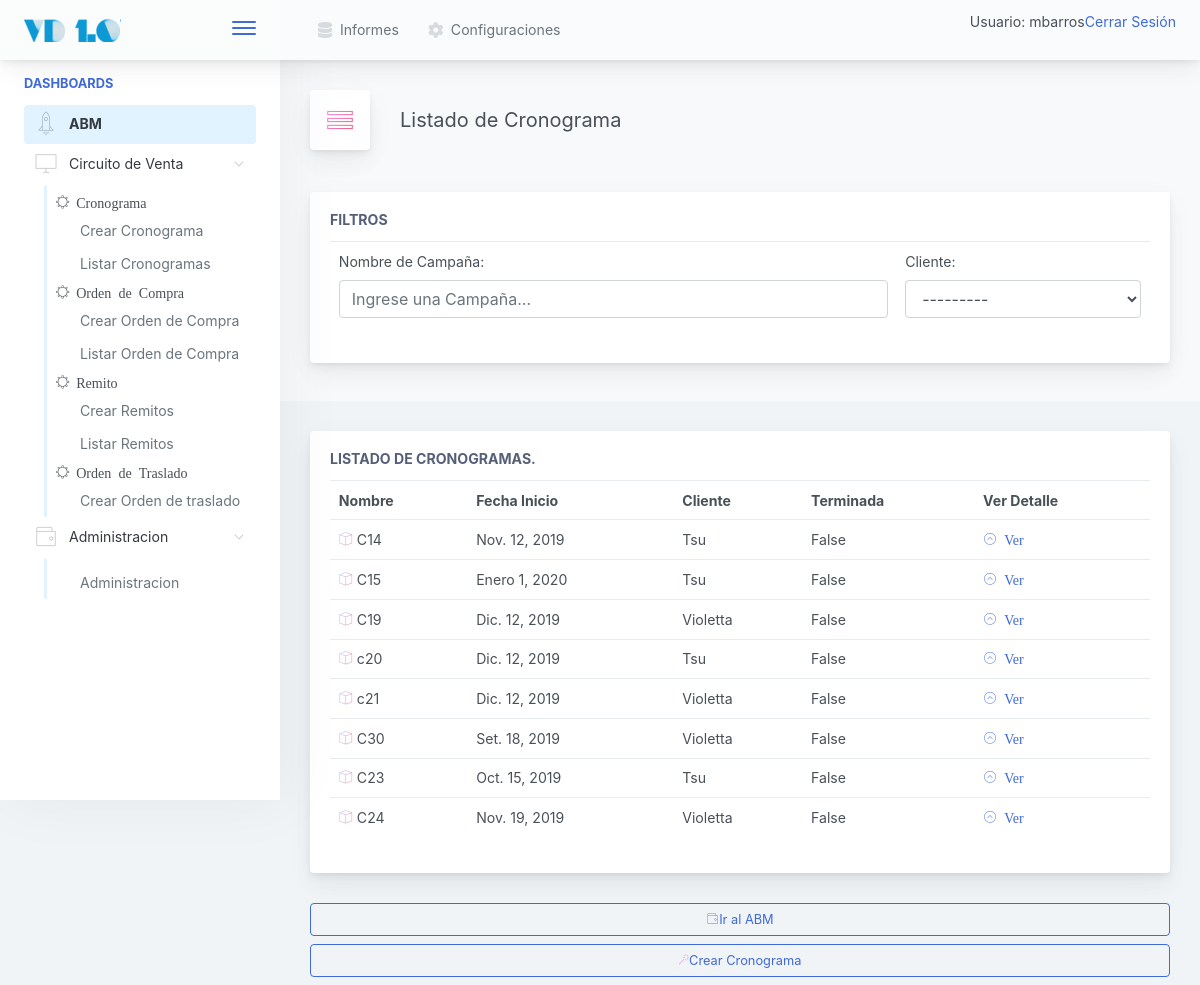
Before: /venta/cronograma/listar/ (signed in) with the older database file.
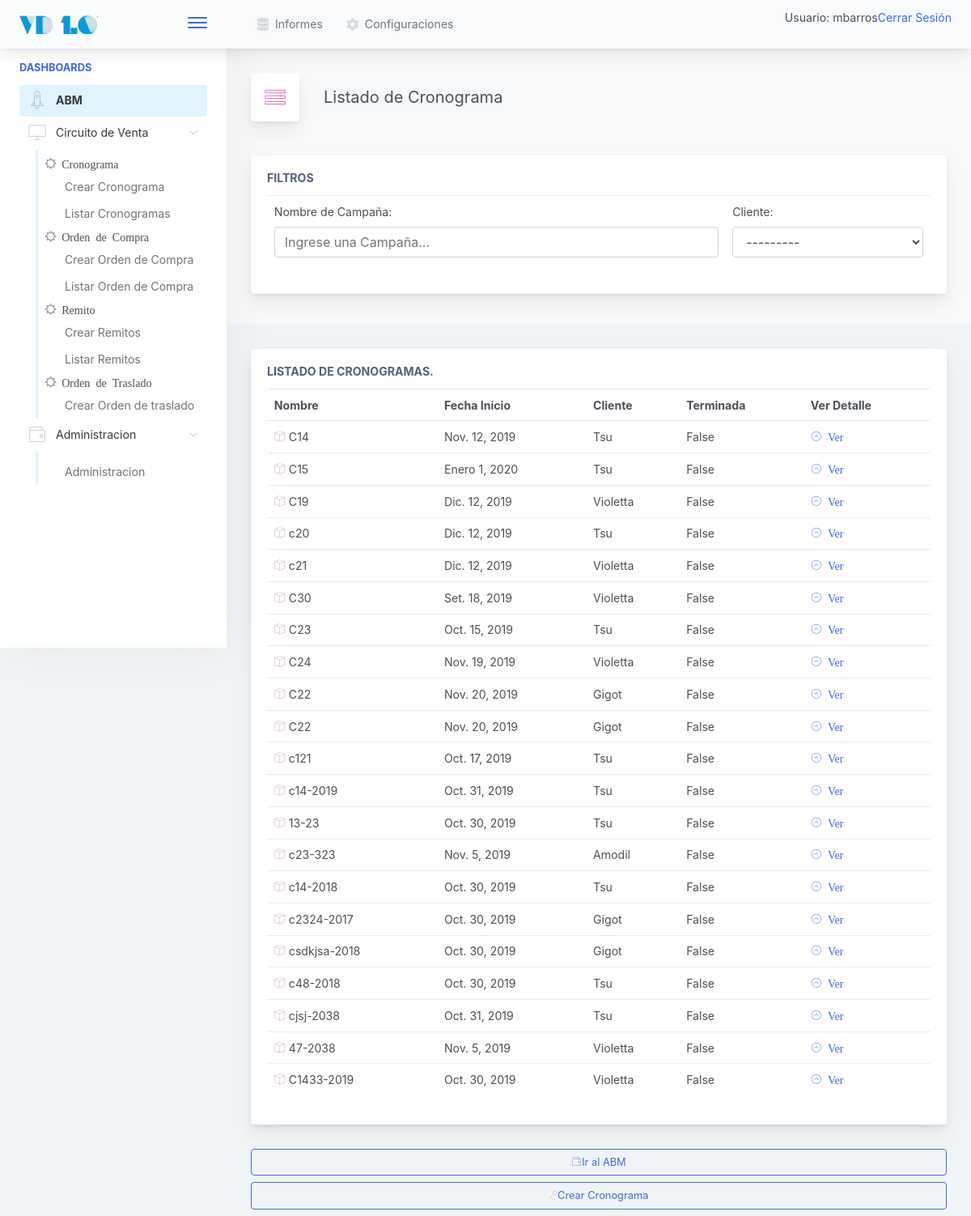
After: the same page with the newer database file.
### venta/models.py (models this page shows)
class Cronograma(models.Model):
	nombre  		= models.CharField(max_length=20)
	cliente 		= models.ForeignKey(Cliente, null=False, blank=False, on_delete=models.CASCADE)
	fecha_inicio 	= models.DateField(null=True, blank=True)
	terminada 		= models.BooleanField(default=False)
	def __str__(self):
		return self.nombre

### gral/models.py (models this page shows)
class Cliente(models.Model):
    razon_social      = models.CharField(max_length=150, unique=True)
    nombre_corto      = models.CharField(max_length=25, unique=True)
    cuit              = models.CharField(max_length=15, unique=True)
    direccion_fiscal  = models.CharField(max_length=250)
    direccion_entrega = models.CharField(max_length=250)
    condicion_iva     = models.CharField(max_length=100, blank=False, default='Responsable Inscripto')
    observaciones     = models.TextField(blank=True)
    def __str__(self):
        return self.nombre_corto

### venta/views.py (the view)
# urls.py: path('cronograma/listar/', CronogramaList.as_view(), name='CronogramaList'),
class CronogramaList(LoginRequiredMixin, ListView):
	model = Cronograma

### inicio/templates/venta/cronograma_list.html (shortened to what this page needs)
{% extends '../base.html' %}
{%  block cuerpo %}
<div class="app-page-title">
	<div class="page-title-heading">
		<div class="page-title-icon">
			<i class="pe-7s-menu icon-gradient bg-ripe-malin"> </i>
		</div>
		<div>Listado de Cronograma</div>
	</div>
	<br /> <br />
	<div class="main-card mb-2 card">
		<div class="card-body">
			<h5 class="card-title">Filtros</h5>
			<table class="table table-hover table-fixed">
				<tr>
					<td>
					<label for="filtroNombre">Nombre de Campaña:</label>
					<input type="text" class="form-control" id="filtroNombre"
						onkeyup="filtroNombreCliente()"
						placeholder="Ingrese una Campaña..."></td>
					<td>
					<label for="clientes_select">Cliente:</label>
					<select id="clientes_select" class="form-control"
						onchange="filtroNombreCliente()"></select></td>
				</tr>
			</table>
		</div>
	</div>
</div>
{% if object_list %}
<div class="main-card mb-3 card">
	<div class="card-body">
	<h5 class="card-title">Listado de cronogramas.</h5>
		<table class="table table-hover table-fixed" id="tablaResultado">
		  <tr>
		    <th>Nombre</th>
		    <th>Fecha Inicio</th>
		    <th>Cliente</th>
		    <th>Terminada</th>
		    <th>Ver Detalle</th>
		  </tr>
		      {% for cronograma in object_list %}
		   <tr>
		      <td><i class="pe-7s-box2 icon-gradient bg-amy-crisp">
		        </i>
		        {{cronograma}}
		      </td>
		      <td>
		        {{cronograma.fecha_inicio }}
		      </td>
		      <td>
		        {{cronograma.cliente}}
		      </td>
		      <td>
		        {{ cronograma.terminada }}
		      </td>
		      <td>
			      <a href="{% url 'venta:CronogramaDetail' pk=cronograma.id %}">
			      	<i class="pe-7s-angle-up-circle">
			      			Ver
			      	</i>
			      </a>
		      </td>
		    </tr>
		      {% endfor %}
		    {% else %}
		      <p>No hay registros para mostrar.</p>
		    {% endif %}
		</table>
	</div>
</div>
<a href="{% url 'inicio:abm' %}">
<button class="mb-2 mr-2 btn-transition btn btn-outline-primary btn-block">
		<i class="pe-7s-wallet icon-gradient bg-plum-plate"></i>Ir al ABM
</button>
</a>
<a href="{% url 'venta:CronogramaCreate' %}">
<button class="mb-2 mr-2 btn-transition btn btn-outline-primary btn-block">
		<i class="pe-7s-magic-wand icon-gradient bg-mixed-hopes"></i>Crear Cronograma
</button>
</a>
{% endblock %}

### inicio/templates/base.html (shortened to what this page needs)
{% load static %}
<!doctype html>
<html lang="en">
<head>
<link href="{% static 'css/main.css'%}" rel="stylesheet"></head>
<body>
    {% if user.is_authenticated %}
            <div class="app-container app-theme-white body-tabs-shadow fixed-sidebar fixed-header">
    {% else %}
        <div class="app-container app-theme-white body-tabs-shadow fixed-sidebar fixed-header closed-sidebar">
    {% endif %}
        <div class="app-header header-shadow">
            <div class="app-header__logo">
                <div class="logo-src"></div>
                <div class="header__pane ml-auto">
                    <div>
                        <button type="button" class="hamburger close-sidebar-btn hamburger--elastic" data-class="closed-sidebar">
                            <span class="hamburger-box">
                                <span class="hamburger-inner"></span>
                            </span>
                        </button>
                    </div>
                </div>
            </div>
                <div class="app-header__content">
                <div class="app-header-left">
                                               {% if user.is_authenticated %}
                    <ul class="header-menu nav">
                        <li class="nav-item">
                            <a href="javascript:void(0);" class="nav-link">
                                <i class="nav-link-icon fa fa-database"> </i>
                                Informes
                            </a>
                        </li>
                        <li class="dropdown nav-item">
                            <a href="{% url 'configuraciones:configuraciones' %}" class="nav-link">
                                <i class="nav-link-icon fa fa-cog"></i>
                                Configuraciones
                            </a>
                        </li>
                    </ul>
                 {% endif %}
                 </div>
                <div class="app-header-right">
                    <div class="header-btn-lg pr-0">
                        <div class="widget-content p-0">
                            <div class="widget-content-wrapper">
                                <div class="widget-content-left">
                                    <div class="btn-group">
    {% if user.is_authenticated %}
     <p>Usuario:  {{ user.get_username }}</p>
     <p><a href="{% url 'logout'%}?next={{request.path}}">Cerrar Sesión</a></p>
   {% else %}
     <p><a href="{% url 'login'%}?next={{request.path}}">Ingresar</a></p>
   {% endif %}
                                    </div>
                                </div>
                            </div>
                        </div>
                    </div>        </div>
            </div>
        </div>
               <div class="app-main">
                <div class="app-sidebar sidebar-shadow">
                        <div class="scrollbar-sidebar">
                        <div class="app-sidebar__inner">
                            {% if user.is_authenticated %}
                            <ul class="vertical-nav-menu">
                                <li class="app-sidebar__heading">Dashboards</li>
                                  <li>
                                     <a href="{% url 'inicio:abm' %}" class="mm-active">
                                        <i class="metismenu-icon pe-7s-rocket"></i>
                                        ABM
                                    </a>
                                </li>
                                <li>
                                    <a href="#">
                                        <i class="metismenu-icon pe-7s-monitor"></i>
                                        Circuito de Venta
                                        <i class="metismenu-state-icon pe-7s-angle-down caret-left"></i>
                                    </a>
                                    <ul>
                                    	<li><i class="pe-7s-settings">  Cronograma</i></li>
                                        <li>
                                            <a href="{% url 'venta:CronogramaCreate' %}">
                                                Crear Cronograma
                                            </a>
                                        </li>
                                         <li>
                                            <a href="{% url 'venta:CronogramaList' %}">
                                                Listar Cronogramas
                                            </a>
                                        </li>
                                    	<li><i class="pe-7s-settings">  Orden de Compra</i></li>
                                         <li>
                                            <a href="{% url 'venta:OrdenCompraCompleto' %}">
                                                Crear Orden de Compra
                                            </a>
                                        </li>
                                        <li>
                                            <a href="{% url 'venta:OrdenCompraList' %}">
                                                Listar Orden de Compra
                                            </a>
                                        </li>
                                    	<li><i class="pe-7s-settings">  Remito</i></li>
                                          <li>
                                            <a href="{% url 'venta:RemitoCrear' %}">
                                                Crear Remitos
                                            </a>
                                        </li>
                                        <li>
                                            <a href="{% url 'venta:RemitoListar' %}">
                                                Listar Remitos
                                            </a>
                                        </li>
                                        <li><i class="pe-7s-settings">  Orden de Traslado</i></li>
                                        <li>
                                            <a href="{% url 'venta:OrdenTrasladoCrear' %}">
                                                Crear Orden de traslado
                                            </a>
                                        </li>
                                    </ul>
                                                                    <li>
                                    <a href="#">
                                        <i class="metismenu-icon pe-7s-wallet"></i>
                                        Administracion
                                        <i class="metismenu-state-icon pe-7s-angle-down caret-left"></i>
                                    </a>
                                    <ul>
                                        <li>
                                            <a href="{% url 'admin:index' %}">
                                                Administracion
                                            </a>
                                        </li>
                                        </ul>
                                </li>
                            </ul>
                            {% endif %}
                        </div>
                    </div>
                </div>    <div class="app-main__outer">
                <div class="app-main__inner">
                                            {% if user.is_authenticated %}
			{% block cuerpo %}
			{% endblock %}
			{% else %}
			{% block sesion%}
			{% endblock %}
			{% endif %}
			</div>
    </div>
        </div>
    </div>
</body>
</html>

Changed rows visible on the page:
added Cronograma: nombre "C22", fecha_inicio "Nov. 20, 2019", cliente "Gigot", terminada "False"
added Cronograma: nombre "C22", fecha_inicio "Nov. 20, 2019", cliente "Gigot", terminada "False"
added Cronograma: nombre "c121", fecha_inicio "Oct. 17, 2019", cliente "Tsu", terminada "False"
added Cronograma: nombre "c14-2019", fecha_inicio "Oct. 31, 2019", cliente "Tsu", terminada "False"
added Cronograma: nombre "13-23", fecha_inicio "Oct. 30, 2019", cliente "Tsu", terminada "False"
added Cronograma: nombre "c23-323", fecha_inicio "Nov. 5, 2019", cliente "Amodil", terminada "False"
added Cronograma: nombre "c14-2018", fecha_inicio "Oct. 30, 2019", cliente "Tsu", terminada "False"
added Cronograma: nombre "c2324-2017", fecha_inicio "Oct. 30, 2019", cliente "Gigot", terminada "False"
added Cronograma: nombre "csdkjsa-2018", fecha_inicio "Oct. 30, 2019", cliente "Gigot", terminada "False"
added Cronograma: nombre "c48-2018", fecha_inicio "Oct. 30, 2019", cliente "Tsu", terminada "False"
added Cronograma: nombre "cjsj-2038", fecha_inicio "Oct. 31, 2019", cliente "Tsu", terminada "False"
added Cronograma: nombre "47-2038", fecha_inicio "Nov. 5, 2019", cliente "Violetta", terminada "False"
added Cronograma: nombre "C1433-2019", fecha_inicio "Oct. 30, 2019", cliente "Violetta", terminada "False"
